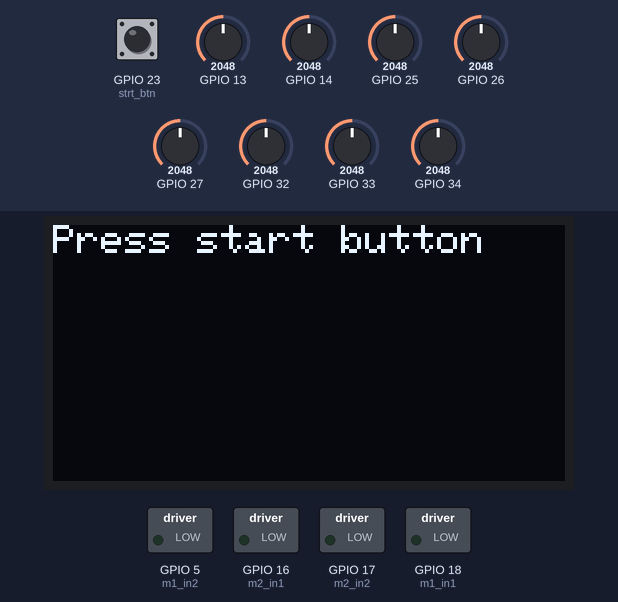
Recording of a program running on a simulated ESP32. Shown: 128×64 one-colour display, switched loads named in the program (green lamp = pin HIGH). The inputs (shaded band) are chosen by the test bench; at power-on: GPIO 23 (strt_btn) HIGH, GPIO 13 = 2048, GPIO 14 = 2048, GPIO 25 = 2048, GPIO 26 = 2048, GPIO 27 = 2048, GPIO 32 = 2048, GPIO 33 = 2048, GPIO 34 = 2048.

Above: at 12.9 s.
13.0 s: GPIO 23 (strt_btn) pulled LOW for 0.15 s
At 15.0 s:
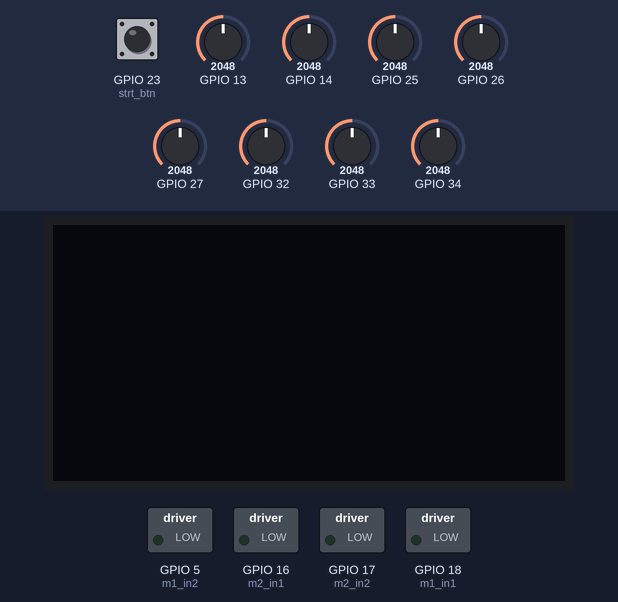
15.2 s: GPIO 23 (strt_btn) pulled LOW for 1 s
At 17.4 s:
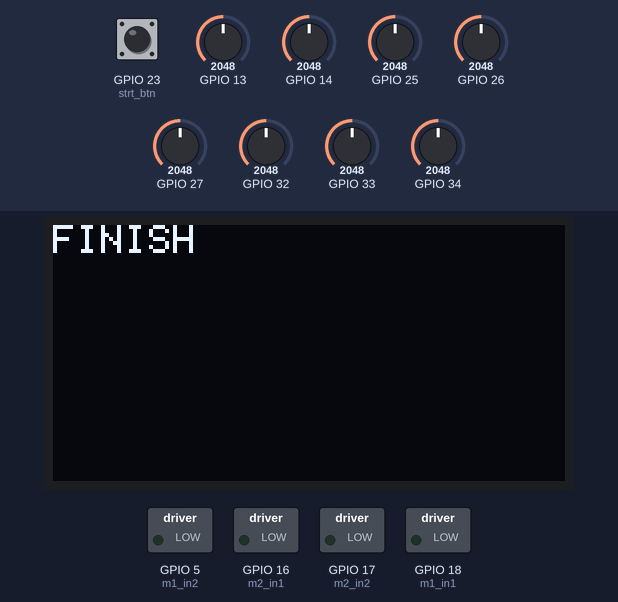
18.3 s: GPIO 23 (strt_btn) pulled LOW for 0.15 s
At 18.76 s:
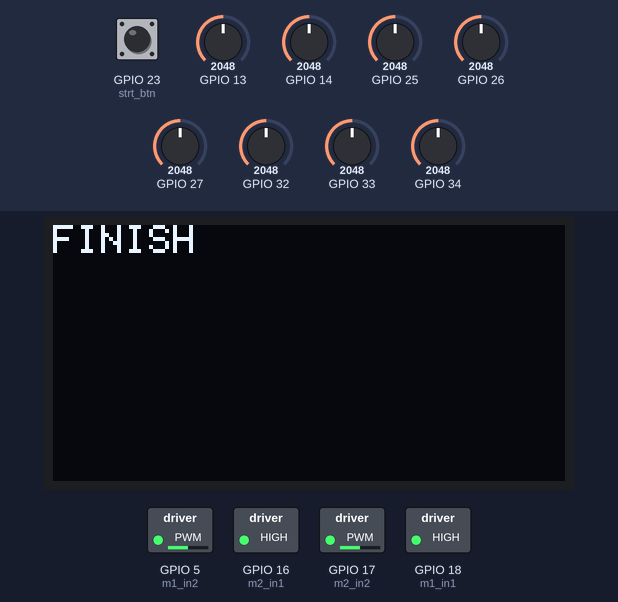
20.5 s: GPIO 23 (strt_btn) pulled LOW for 3.2 s
At 25.0 s:
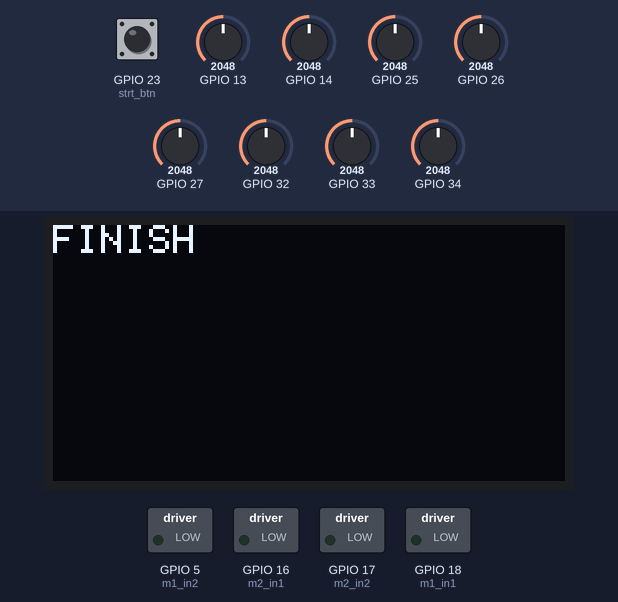
Timing chart, 0 to 26.2 s (numbered marks = the images above; inputs shaded):
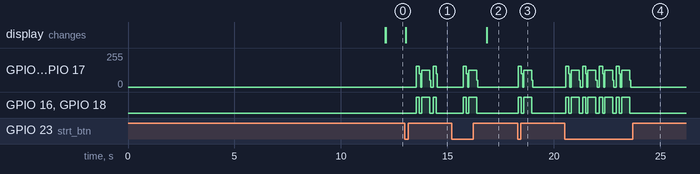

The program:

main.cpp
```cpp
#include <Arduino.h>            //USED LIBRARIES
#include<QTRSensors.h>
#include<Wire.h>
#include<Adafruit_SSD1306.h>
#include<Adafruit_GFX.h>

QTRSensors qtr;
const uint8_t SensorCount = 8;
uint16_t sensorValues[SensorCount];

int error;
int lastError;
int motorSpeed;
int btn_count = 0;
int thrdshld = 1500;
unsigned int i=0;

String path;

enum junctionType { DeadEnd, CrossJunction, TJunction, LeftTJunction, LeftJunction, RightTJunction, RightJunction, Destination};    //REQUIRED TO SWITCH STRING DATA TYPE
junctionType direction;

#define m1_in1 18            //DEFINED MOTOR PINS
#define m1_in2 5
#define m2_in1 16
#define m2_in2 17

#define strt_btn 23

#define Kp 0.1
#define Kd 0.1

#define SCREEN_WIDTH 128 // OLED display width, in pixels
#define SCREEN_HEIGHT 64 // OLED display height, in pixels
#define OLED_RESET     -1
#define SCREEN_ADDRESS 0x3C

Adafruit_SSD1306 display(SCREEN_WIDTH, SCREEN_HEIGHT, &Wire, OLED_RESET);

void mdrive(int m1_speed, int m2_speed){            //CONTROLLING SPEED AND DIRECTION OF MOTORS

    if(m1_speed>0){
        if(m1_speed>255){
            m1_speed = 255;
        }
        digitalWrite(m1_in1, HIGH);
        analogWrite(m1_in2, 255-m1_speed);
    }
    else{
        if(m1_speed<-255){
            m1_speed = -255;
        }
        digitalWrite(m1_in1, LOW);
        analogWrite(m1_in2, abs(m1_speed));
    }


    if(m2_speed>0){
        if(m2_speed>255){
            m2_speed = 255;
        }
        digitalWrite(m2_in1, HIGH);
        analogWrite(m2_in2, 255-m2_speed);
    }
    else{
        if(m2_speed<-255){
            m2_speed = -255;
        }
        digitalWrite(m2_in1, LOW);
        analogWrite(m2_in2, abs(m2_speed));
    }

}

void followLine(){                                                          //LINE FOLLOWING
    uint16_t position = qtr.readLineBlack(sensorValues);
    error = position-3500;
    motorSpeed = Kp * error + Kd * (error - lastError);
    lastError = error;

    int left_speed = 155 + motorSpeed;
    int rightSpeed = 155 - motorSpeed;

    mdrive(left_speed,rightSpeed);
}

void front(){
    mdrive(128,128);
    delay(380);
    mdrive(-50,-50);
    delay(50);
    mdrive(0,0);
    delay(100);
}

void back(){
    mdrive(-200,200);
    delay(800);
    mdrive(50,-50);
    delay(50);
    mdrive(0,0);
    delay(100);
}

void right(){
    mdrive(128,-128);
    delay(540);
    mdrive(-50,50);
    delay(50);
    mdrive(0,0);
    delay(100);
}

void left(){
    mdrive(-128,128);
    delay(540);
    mdrive(50,-50);
    delay(50);
    mdrive(0,0);
    delay(100);
}

void halt(){

    mdrive(100,100);
    delay(150);
    mdrive(-100,-100);
    delay(50);
    mdrive(0,0);
    delay(50);
}

void checkJunction(){            //THIS FUNCION GIVES THE TYPE OF THE JUNCTION

    qtr.read(sensorValues);
    if((sensorValues[0]<thrdshld)&&((sensorValues[3]<thrdshld)&&(sensorValues[4]<thrdshld))&&(sensorValues[6]<thrdshld)){

        direction = DeadEnd;
    }

    else if(((sensorValues[0]>thrdshld)||(sensorValues[1]>thrdshld))&&((sensorValues[6]>thrdshld)||(sensorValues[7]>thrdshld))){

        front();
        qtr.read(sensorValues);

        if(((sensorValues[0]>thrdshld)||(sensorValues[1]>thrdshld))&&((sensorValues[6]>thrdshld)||(sensorValues[7]>thrdshld))){

            direction = Destination;

        }
        else if((sensorValues[3]>thrdshld)||(sensorValues[4]>thrdshld)){

            direction = CrossJunction;

        }
        else{

            direction = TJunction;

        }

    }

    else if(((sensorValues[0]>thrdshld)||(sensorValues[1]>thrdshld))&&((sensorValues[6]<thrdshld)||(sensorValues[7]<thrdshld))){

        front();
        qtr.read(sensorValues);

        if((sensorValues[3]>thrdshld)||(sensorValues[4]>thrdshld)){

            direction = LeftTJunction;
        }
        else{

            direction = LeftJunction;

        }


    }

    else if(((sensorValues[0]<thrdshld)||(sensorValues[1]<thrdshld))&&((sensorValues[6]>thrdshld)||(sensorValues[7]>thrdshld))){

        front();
        qtr.read(sensorValues);

        if((sensorValues[3]>thrdshld)||(sensorValues[4]>thrdshld)){

            direction = RightTJunction;
        }
        else{

            direction = RightJunction;


        }


    }


}


void leftHandRule(){                    //MOVE THE ROBOT ACCORDING TO THE JUNCION TYPE USING LEFT HAND RULE

    qtr.read(sensorValues);

    while(((sensorValues[0]<thrdshld)||(sensorValues[1]<thrdshld))&&((sensorValues[3]>thrdshld)||(sensorValues[4]>thrdshld))&&((sensorValues[6]<thrdshld)||(sensorValues[7]<thrdshld))){

        followLine();
        qtr.read(sensorValues);
    }

    halt();
    checkJunction();

    switch(direction){

        case DeadEnd:
        back();
        path += 'B';
        break;

        case CrossJunction:
        left();
        path += 'L';
        break;

        case TJunction:
        left();
        path += 'L';
        break;

        case LeftTJunction:
        left();
        path += 'L';
        break;

        case LeftJunction:
        left();
        break;

        case RightTJunction:
        path += 'S';
        break;

        case RightJunction:
        right();
        break;

        case Destination:
        halt();
        while(digitalRead(strt_btn)==HIGH){

            display.clearDisplay();
            display.display();
            display.setCursor(0,0);
            display.print(path);
            display.display();

        }
        break;

    }


}

String ShortPath(){                //FINDS THE SHORTEST PATH

    path.replace("LBL", "S");
    path.replace("LBS", "R");
    path.replace("RBL", "B");
    path.replace("SBS", "B");
    path.replace("SBL", "R");
    path.replace("LBR", "B");
    return path;
}

void turn(){

    if(path.charAt(i)=='L'){

        left();
        i++;

    }
    else if(path.charAt(i)=='R'){

        right();
        i++;

    }
    else if(path.charAt(i)=='B'){

        back();
        i++;

    }
    else if(path.charAt(i)=='S'){

        i++;

    }

}

void followPath(){                    //FOLLOW THE SHORTED PATH

    qtr.read(sensorValues);

    while(((sensorValues[0]<thrdshld)||(sensorValues[1]<thrdshld))&&((sensorValues[3]>thrdshld)||(sensorValues[4]>thrdshld))&&((sensorValues[6]<thrdshld)||(sensorValues[7]<thrdshld))){

        followLine();
        qtr.read(sensorValues);
    }

    halt();
    checkJunction();

    if(direction==LeftJunction){
        left();
    }
    else if(direction==RightJunction){
        right();
    }
    else if(direction==Destination){
        while(digitalRead(strt_btn)==HIGH){
            mdrive(0,0);
            display.clearDisplay();
            display.display();
            display.setCursor(0,0);
            display.print("FINISH");
            display.display();
        }
    }
    else{
        turn();
    }


}


void setup() {

    Serial.begin(115200);

    pinMode(strt_btn, INPUT_PULLUP);
    pinMode(m1_in1,OUTPUT);
    pinMode(m1_in2,OUTPUT);
    pinMode(m2_in1,OUTPUT);
    pinMode(m2_in2,OUTPUT);

    if(!display.begin(SSD1306_SWITCHCAPVCC, SCREEN_ADDRESS)) {
        Serial.println(F("SSD1306 allocation failed"));
        for(;;); // Don't proceed, loop forever
    }

    display.clearDisplay();
    display.setTextSize(1);
    display.setTextColor(WHITE);
    display.setCursor(0,0);
    display.print("Callibrating...");
    display.display();
    delay(2000);

    qtr.setTypeAnalog();
    qtr.setSensorPins((const uint8_t[]){34, 32, 33, 25, 26, 27, 14, 13}, SensorCount);

    for (uint16_t i = 0; i < 400; i++) {
    qtr.calibrate();
    }

    display.clearDisplay();
    display.display();

    while(digitalRead(strt_btn)==HIGH){                 //press start button
    display.setCursor(0,0);
    display.print("Press start button");
    display.display();
    delay(10);
    display.clearDisplay();
    }
    display.clearDisplay();
    display.display();

}

void loop(){

   if(digitalRead(strt_btn)==LOW){
        btn_count += 1;
        delay(500);
    }

    while(btn_count==1){

        leftHandRule();
        if(digitalRead(strt_btn)==LOW){
            btn_count += 1;
            delay(500);
        }

    }

    while(btn_count==2){

        ShortPath();
        ShortPath();
        followPath();

    }


}
```

define.c
```cpp
//motor pins
```

Measured:
- after the input at 13.0 s, GPIO 16 (m2_in1), GPIO 18 (m1_in1): goes HIGH 0.15 s, LOW 0.10 s, HIGH 0.38 s, LOW 0.15 s, HIGH 0.15 s, then LOW, starting after 0.54 s; the display: changes at once (image 1)
- after the input at 15.2 s, GPIO 5 (m1_in2), GPIO 17 (m2_in2): 0/255 → 155/255 after 0.54 s, → 127/255 0.15 s later, → 0/255 0.48 s later; GPIO 16 (m2_in1), GPIO 18 (m1_in1): LOW → HIGH after 0.54 s, → LOW 0.15 s later, → HIGH 0.10 s later, → LOW 0.38 s later; the display: changes after 1.6 s (image 2)
- after the input at 18.3 s, GPIO 5 (m1_in2), GPIO 17 (m2_in2): 0/255 → 155/255 at once, → 127/255 0.15 s later, → 0/255 0.48 s later; GPIO 16 (m2_in1), GPIO 18 (m1_in1): LOW → HIGH at once, → LOW 0.15 s later, → HIGH 0.10 s later, → LOW 0.38 s later
